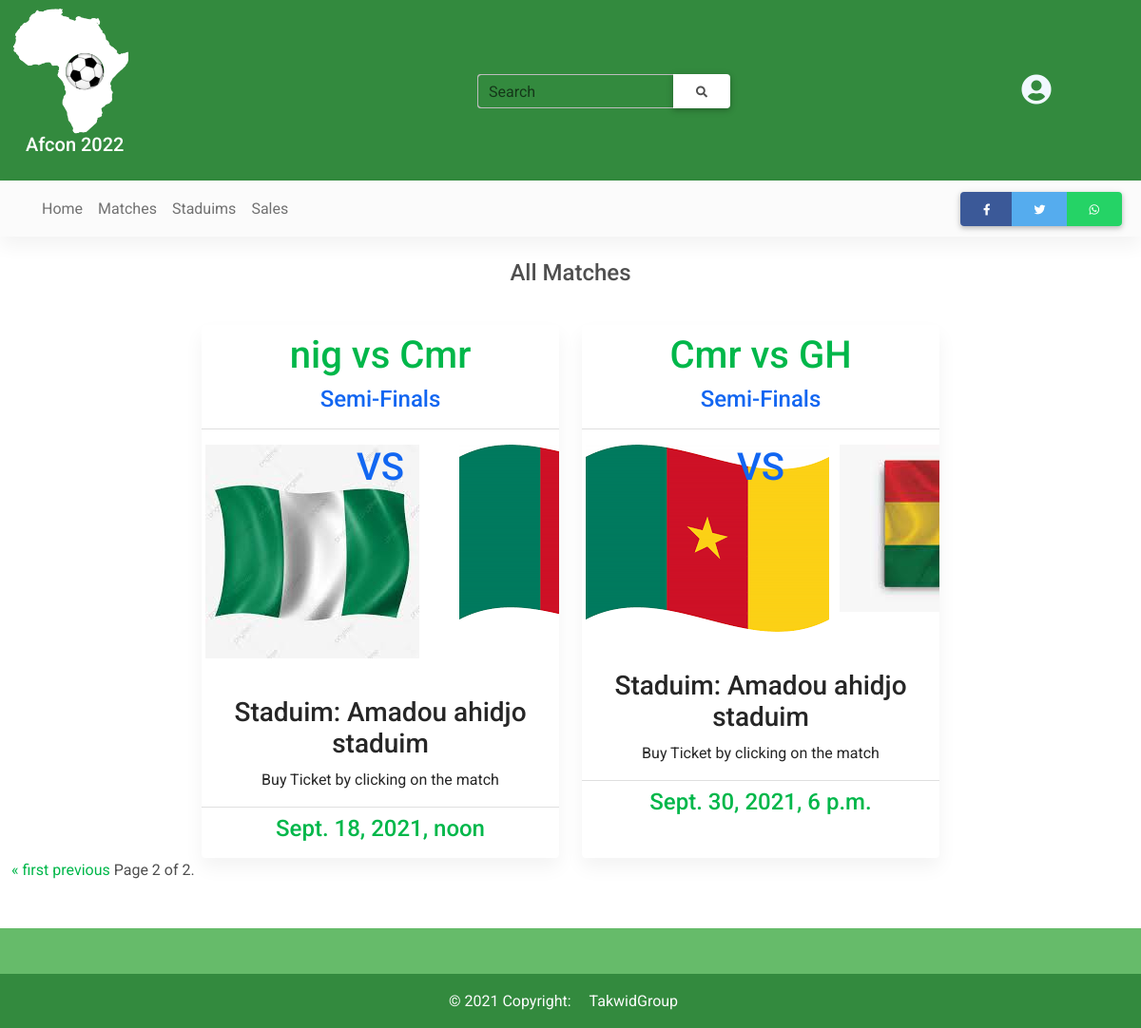
The page /matches/?page=2 on the database its author committed.
### ticket_sales/models.py (models this page shows)
class Match(models.Model):
    match_staduim = models.ForeignKey(Staduim,on_delete=SET_NULL,null=True)
    match_tickets = models.IntegerField()
    match_time    = models.DateTimeField()
    match_round   = models.CharField(max_length=200,null=True)
    home_team = models.ForeignKey(Team,on_delete=SET_NULL,null=True,verbose_name='Home Team', related_name='game')
    away_team = models.ForeignKey(Team,on_delete=SET_NULL,null=True,verbose_name='Away Team')
    def __str__(self):
        return str(self.home_team) + ' vs ' + str(self.away_team)

class Team(models.Model):
    team_name = models.CharField(max_length = 200)
    team_shortname = models.CharField(max_length=3,null=True)
    team_flag = models.ImageField(upload_to = 'media/teams')
    class Meta:
        ordering = ['team_name','team_shortname']
    def __str__(self):
        return self.team_shortname

class Staduim(models.Model):
    staduim_name  = models.CharField(max_length=200)
    staduim_town  = models.CharField(max_length=200)
    Staduim_image = models.ImageField()
    def __str__(self):
        return self.staduim_name

### ticket_sales/views.py (the view)
# urls.py: path('matches/',views.matches, name = 'matchespage'),
def matches(request):
    matches = Match.objects.all().order_by('match_time')
    paginator = Paginator(matches,6)
    page_number = request.GET.get('page')
    matches = paginator.get_page(page_number)
    context ={
        'matches':matches
    }
    return render(request,'matches.html',context=context)

### templates/matches.html (shortened to what this page needs)
{% extends 'base.html' %}
{% block content %}
{% load thumbnail %}
<main>
    <div class="container-fluid ">
      <div class="row d-md-flex  justify-content-center">
          <h4 class="text-center m-4"> All Matches </h4>
        {% for match in matches %}
         <div class="col-md-4 mt-3 mt-md-3 d-md-flex justify-content-center ">
          <div class="card text-center " style="background-color:#ffffff;">
            <div class="card-header">
              <a href="{% url 'buy' match.id %}">
                <h1 class="text-success">{{match}}</h1>
                <h4>{{match.match_round}}</h4>
            </div>
            <div class="bg-image hover-overlay ripple" data-mdb-ripple-color="light">
              <div class="row">
              <div class="col-4 p-3">
                {% thumbnail match.home_team.team_flag "200x50" as im %}
              <img src="{{ im.url }}">
              {% endthumbnail %}
              </div>
              <div class="col-4 p-3">
                <h1>VS</h1>
              </div>
              <div class="col-4 p-3">
                 {% thumbnail match.away_team.team_flag "200x50" as im %}
              <img src="{{ im.url }}">
              {% endthumbnail %}
              </div>
            </div>
            </div>
            <div class="card-body text-dark">
              <h5 class="card-title"><h3>Staduim: {{match.match_staduim}} </h3></h5>
              <p class="card-text">
                Buy Ticket by clicking on the match {{match.name}}
              </p>
            </div>
            <div class="card-footer"><h4 class="text-success">{{match.match_time}}</h4></div>
          </div>
        </div>
        {% endfor%}
      </div>
      <div class="pagination">
        <span class="step-links">
            {% if matches.has_previous %}
            <a href="?page=1" class="text-success">&laquo; first</a>
            <a href="?page={{ matches.previous_page_number }}" class="text-success">previous</a>
            {% endif %}
            <span class="current">
                Page {{ matches.number }} of {{ matches.paginator.num_pages }}.
            </span>
        </span>
    </div>
      {% endblock%}

### rows shown on the page
Match: home_team+away_team "nig vs Cmr", match_round "Semi-Finals", shows a picture, match_staduim "Amadou ahidjo staduim", match_time "Sept. 18, 2021, noon"
Match: home_team+away_team "Cmr vs GH", match_round "Semi-Finals", shows a picture, match_staduim "Amadou ahidjo staduim", match_time "Sept. 30, 2021, 6 p.m."

### other values the page prints
{{ matches.number }} "2"
{{ matches.paginator.num_pages }} "2"
